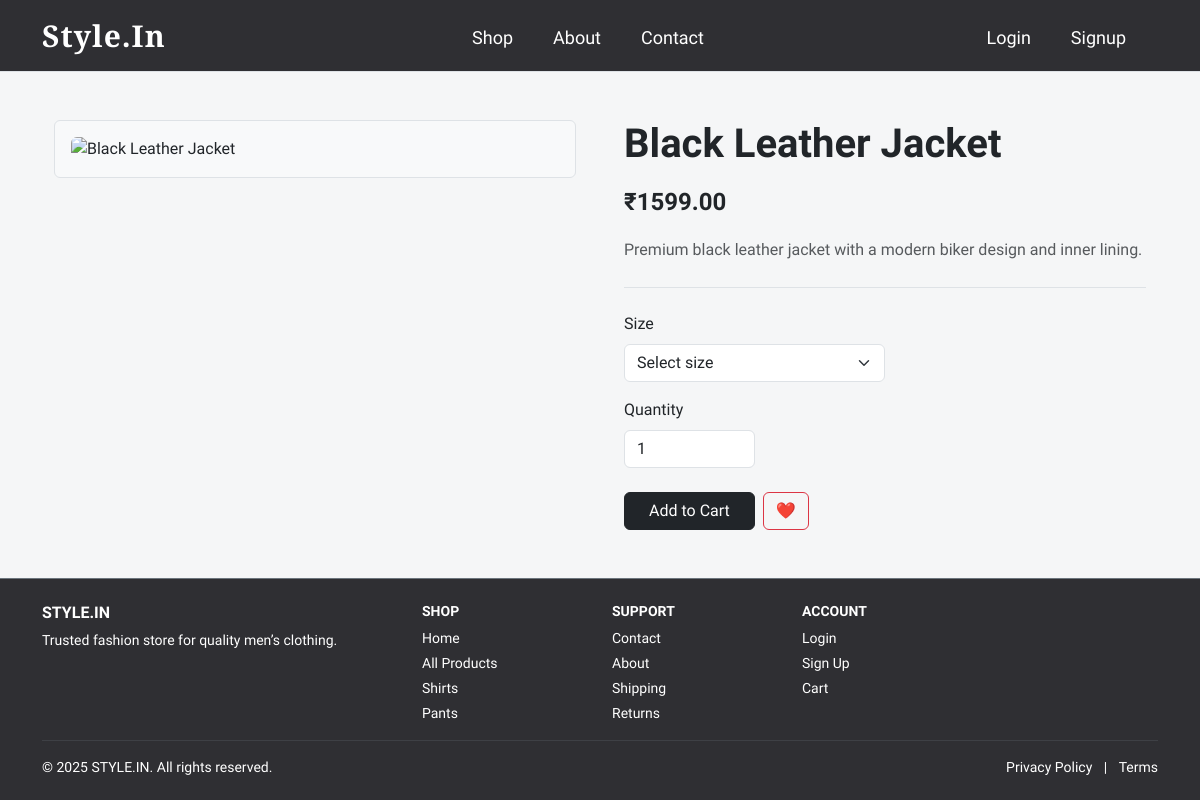
Screenshot of /products/black-leather-jacket-men/ with the database file from the repository.
### store/models.py (models this page shows, shortened)
class Product(models.Model):
    id = models.UUIDField(primary_key=True, default=uuid.uuid4, editable=False)
    name = models.CharField(max_length=255)
    slug = models.SlugField(max_length=255, unique=True)
    description = models.TextField(blank=True, null=True)
    price = models.DecimalField(max_digits=10, decimal_places=2)
    category = models.ForeignKey(Category, on_delete=models.SET_NULL, blank=True, null=True, related_name='products')
    stock = models.IntegerField(default=0)
    featured = models.BooleanField(default=False)
    images = models.TextField(blank=True, null=True, help_text="One image URL per line")
    sizes = models.CharField(max_length=255, blank=True, help_text="Comma separated sizes, e.g. S,M,L")
    created_at = models.DateTimeField(default=timezone.now)
    updated_at = models.DateTimeField(auto_now=True)
    def image_list(self):
        if not self.images:
            return []
        return [s.strip() for s in self.images.splitlines() if s.strip()]
    def size_list(self):
        if not self.sizes:
            return []
        return [s.strip() for s in self.sizes.split(',') if s.strip()]

### store/views.py (the view, shortened to what this page needs)
# urls.py: path('products/<slug:slug>/', views.product_detail, name='product_detail'),
def product_detail(request, slug):
    product = get_object_or_404(Product, slug=slug)
    return render(request, 'store/product_detail.html', {'product': product})

### store/templates/store/product_detail.html (shortened to what this page needs)
{% extends "store/base.html" %}
{% block content %}
<div class="container my-5">
  <div class="row g-5 align-items-start">
    <div class="col-md-6">
      {% if product.image_list %}
      <div class="border rounded p-3 bg-light">
        <img src="{{ product.image_list.0 }}"
             class="img-fluid rounded mx-auto d-block"
             alt="{{ product.name }}">
      </div>
      {% endif %}
    </div>
    <div class="col-md-6">
      <h1 class="fw-semibold mb-3">{{ product.name }}</h1>
      <p class="fs-4 fw-bold text-dark mb-3">
        ₹{{ product.price }}
      </p>
      <p class="text-muted mb-4" style="line-height: 1.7;">
        {{ product.description }}
      </p>
      <form method="post" class="border-top pt-4">
        {% if product.size_list %}
        <div class="mb-3">
          <label class="form-label fw-medium">Size</label>
          <select name="size" class="form-select w-50">
            <option value="">Select size</option>
          </select>
        </div>
        {% endif %}
        <div class="mb-4">
          <label class="form-label fw-medium">Quantity</label>
          <input type="number"
                 name="quantity"
                 value="1"
                 min="1"
                 class="form-control w-25">
        </div>
        <div class="d-flex align-items-center gap-2">
          <button type="submit" class="btn btn-dark px-4">
            Add to Cart
          </button>
          <a href="{% url 'store:wishlist_add' product.id %}"
             class="btn btn-outline-danger"
             title="Add to Wishlist">
            ❤️
          </a>
        </div>
      </form>
    </div>
  </div>
</div>
{% endblock %}

### store/static/store/css/style.css (style rules this page uses)
* { font-family: "Inter Tight", sans-serif; }
:root { --brand: #0d6efd; }
input { width: 100%; border: 1px solid #ddd; padding: 8px 10px; border-radius: 6px; }

### rows the page displays
Product: name "Black Leather Jacket", price "1599.00", description "Premium black leather jacket with a modern biker design and inner lining."
